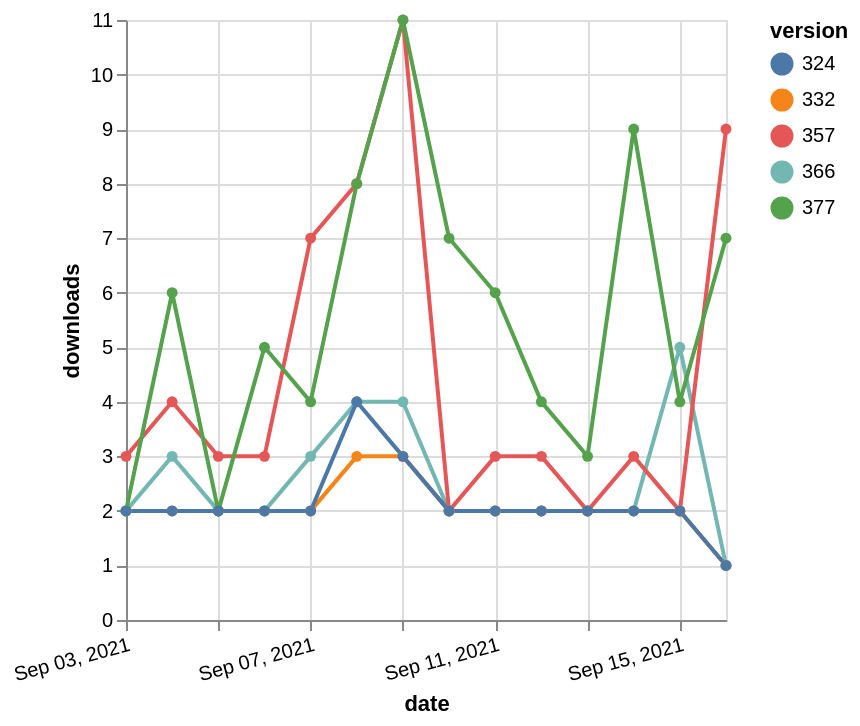

The Vega-Lite source for this figure:
### Vega-Lite specification from a JSON file in a GitHub repository (floating-point values rounded to 4 significant figures)
{"$schema": "https://vega.github.io/schema/vega-lite/v5.json", "description": "A simple bar chart with embedded data.", "data": {"values": [{"date": "2021-09-03", "total": 4141, "delta": 2, "version": "366"}, {"date": "2021-09-04", "total": 4144, "delta": 3, "version": "366"}, {"date": "2021-09-05", "total": 4146, "delta": 2, "version": "366"}, {"date": "2021-09-06", "total": 4148, "delta": 2, "version": "366"}, {"date": "2021-09-07", "total": 4151, "delta": 3, "version": "366"}, {"date": "2021-09-08", "total": 4155, "delta": 4, "version": "366"}, {"date": "2021-09-09", "total": 4159, "delta": 4, "version": "366"}, {"date": "2021-09-10", "total": 4161, "delta": 2, "version": "366"}, {"date": "2021-09-11", "total": 4163, "delta": 2, "version": "366"}, {"date": "2021-09-12", "total": 4165, "delta": 2, "version": "366"}, {"date": "2021-09-13", "total": 4167, "delta": 2, "version": "366"}, {"date": "2021-09-14", "total": 4169, "delta": 2, "version": "366"}, {"date": "2021-09-15", "total": 4174, "delta": 5, "version": "366"}, {"date": "2021-09-16", "total": 4175, "delta": 1, "version": "366"}, {"date": "2021-09-03", "total": 9837, "delta": 3, "version": "357"}, {"date": "2021-09-04", "total": 9841, "delta": 4, "version": "357"}, {"date": "2021-09-05", "total": 9844, "delta": 3, "version": "357"}, {"date": "2021-09-06", "total": 9847, "delta": 3, "version": "357"}, {"date": "2021-09-07", "total": 9854, "delta": 7, "version": "357"}, {"date": "2021-09-08", "total": 9862, "delta": 8, "version": "357"}, {"date": "2021-09-09", "total": 9873, "delta": 11, "version": "357"}, {"date": "2021-09-10", "total": 9875, "delta": 2, "version": "357"}, {"date": "2021-09-11", "total": 9878, "delta": 3, "version": "357"}, {"date": "2021-09-12", "total": 9881, "delta": 3, "version": "357"}, {"date": "2021-09-13", "total": 9883, "delta": 2, "version": "357"}, {"date": "2021-09-14", "total": 9886, "delta": 3, "version": "357"}, {"date": "2021-09-15", "total": 9888, "delta": 2, "version": "357"}, {"date": "2021-09-16", "total": 9897, "delta": 9, "version": "357"}, {"date": "2021-09-03", "total": 5384, "delta": 2, "version": "332"}, {"date": "2021-09-04", "total": 5386, "delta": 2, "version": "332"}, {"date": "2021-09-05", "total": 5388, "delta": 2, "version": "332"}, {"date": "2021-09-06", "total": 5390, "delta": 2, "version": "332"}, {"date": "2021-09-07", "total": 5392, "delta": 2, "version": "332"}, {"date": "2021-09-08", "total": 5395, "delta": 3, "version": "332"}, {"date": "2021-09-09", "total": 5398, "delta": 3, "version": "332"}, {"date": "2021-09-10", "total": 5400, "delta": 2, "version": "332"}, {"date": "2021-09-11", "total": 5402, "delta": 2, "version": "332"}, {"date": "2021-09-12", "total": 5404, "delta": 2, "version": "332"}, {"date": "2021-09-13", "total": 5406, "delta": 2, "version": "332"}, {"date": "2021-09-14", "total": 5408, "delta": 2, "version": "332"}, {"date": "2021-09-15", "total": 5410, "delta": 2, "version": "332"}, {"date": "2021-09-16", "total": 5411, "delta": 1, "version": "332"}, {"date": "2021-09-03", "total": 10493, "delta": 2, "version": "377"}, {"date": "2021-09-04", "total": 10499, "delta": 6, "version": "377"}, {"date": "2021-09-05", "total": 10501, "delta": 2, "version": "377"}, {"date": "2021-09-06", "total": 10506, "delta": 5, "version": "377"}, {"date": "2021-09-07", "total": 10510, "delta": 4, "version": "377"}, {"date": "2021-09-08", "total": 10518, "delta": 8, "version": "377"}, {"date": "2021-09-09", "total": 10529, "delta": 11, "version": "377"}, {"date": "2021-09-10", "total": 10536, "delta": 7, "version": "377"}, {"date": "2021-09-11", "total": 10542, "delta": 6, "version": "377"}, {"date": "2021-09-12", "total": 10546, "delta": 4, "version": "377"}, {"date": "2021-09-13", "total": 10549, "delta": 3, "version": "377"}, {"date": "2021-09-14", "total": 10558, "delta": 9, "version": "377"}, {"date": "2021-09-15", "total": 10562, "delta": 4, "version": "377"}, {"date": "2021-09-16", "total": 10569, "delta": 7, "version": "377"}, {"date": "2021-09-03", "total": 3549, "delta": 2, "version": "324"}, {"date": "2021-09-04", "total": 3551, "delta": 2, "version": "324"}, {"date": "2021-09-05", "total": 3553, "delta": 2, "version": "324"}, {"date": "2021-09-06", "total": 3555, "delta": 2, "version": "324"}, {"date": "2021-09-07", "total": 3557, "delta": 2, "version": "324"}, {"date": "2021-09-08", "total": 3561, "delta": 4, "version": "324"}, {"date": "2021-09-09", "total": 3564, "delta": 3, "version": "324"}, {"date": "2021-09-10", "total": 3566, "delta": 2, "version": "324"}, {"date": "2021-09-11", "total": 3568, "delta": 2, "version": "324"}, {"date": "2021-09-12", "total": 3570, "delta": 2, "version": "324"}, {"date": "2021-09-13", "total": 3572, "delta": 2, "version": "324"}, {"date": "2021-09-14", "total": 3574, "delta": 2, "version": "324"}, {"date": "2021-09-15", "total": 3576, "delta": 2, "version": "324"}, {"date": "2021-09-16", "total": 3577, "delta": 1, "version": "324"}]}, "width": "container", "mark": {"type": "line", "point": {"filled": true}}, "encoding": {"x": {"field": "date", "type": "temporal", "timeUnit": "yearmonthdate", "title": "date", "axis": {"labelAngle": -15}}, "y": {"field": "delta", "type": "quantitative", "title": "downloads"}, "color": {"field": "version", "type": "nominal"}, "tooltip": {"field": "delta"}}}
